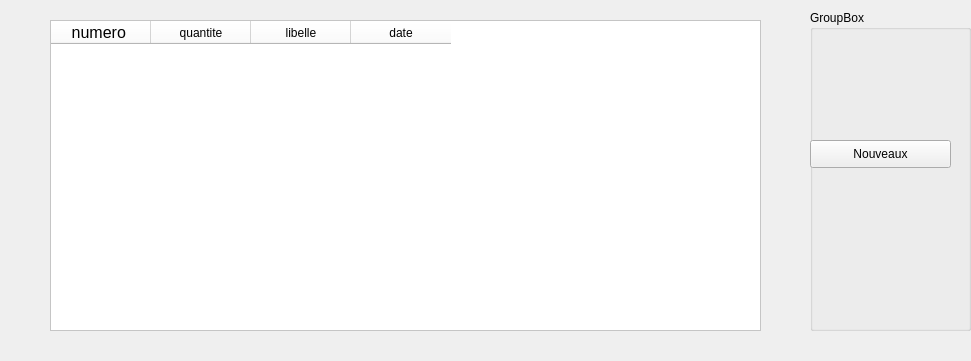
      <widget class="QWidget" name="page_7">
       <property name="geometry">
        <rect>
         <x>0</x>
         <y>0</y>
         <width>971</width>
         <height>361</height>
        </rect>
       </property>
       <attribute name="icon">
        <iconset>
         <normaloff>../Downloads/icons8-fournisseur-100.png</normaloff>../Downloads/icons8-fournisseur-100.png</iconset>
       </attribute>
       <attribute name="label">
        <string>Ajouter stock</string>
       </attribute>
       <widget class="QTableWidget" name="tableWidget_5">
        <property name="geometry">
         <rect>
          <x>50</x>
          <y>20</y>
          <width>711</width>
          <height>311</height>
         </rect>
        </property>
        <property name="styleSheet">
         <string notr="true">background-color: rgb(255, 255, 255);</string>
        </property>
        <column>
         <property name="text">
          <string>numero </string>
         </property>
         <property name="font">
          <font>
           <pointsize>12</pointsize>
          </font>
         </property>
        </column>
        <column>
         <property name="text">
          <string>quantite</string>
         </property>
        </column>
        <column>
         <property name="text">
          <string>libelle</string>
         </property>
        </column>
        <column>
         <property name="text">
          <string>date</string>
         </property>
        </column>
       </widget>
       <widget class="QGroupBox" name="groupBox_5">
        <property name="geometry">
         <rect>
          <x>810</x>
          <y>10</y>
          <width>161</width>
          <height>321</height>
         </rect>
        </property>
        <property name="title">
         <string>GroupBox</string>
        </property>
        <widget class="QPushButton" name="pushButton_14">
         <property name="geometry">
          <rect>
           <x>0</x>
           <y>130</y>
           <width>141</width>
           <height>28</height>
          </rect>
         </property>
         <property name="text">
          <string>Nouveaux</string>
         </property>
         <property name="icon">
          <iconset>
           <normaloff>../Downloads/icons8-add-user-male-100.png</normaloff>../Downloads/icons8-add-user-male-100.png</iconset>
         </property>
        </widget>
       </widget>
      </widget>
